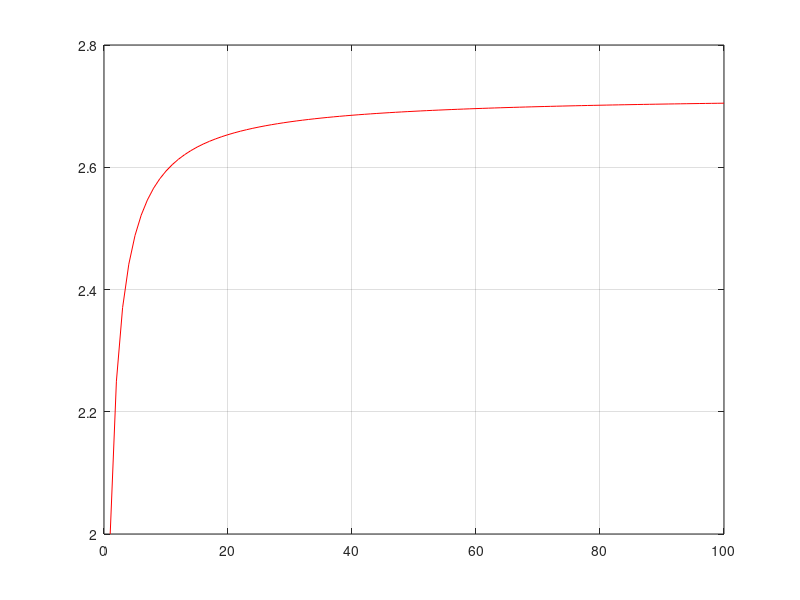

Write MATLAB code to recreate this figure.
clearvars
clc

limit = 100;

xAxis = (1:limit);
yAxis = arrayfun(@(x) (1+1./x)^x, xAxis);
plot(xAxis,yAxis,'r');
grid on;